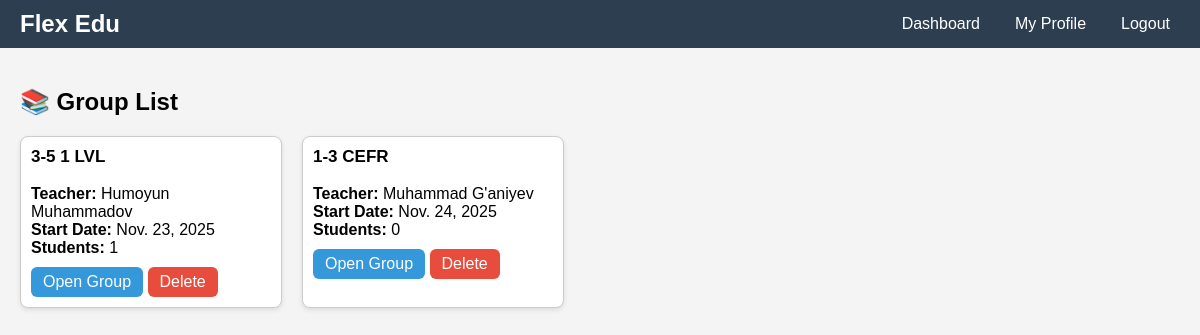
The app's page /group/list/ (signed in) with its own data.
### course_app/models.py (models this page shows, shortened)
class Group(models.Model):
    title = models.CharField(max_length=200)
    teacher = models.ForeignKey(Teacher, on_delete=models.CASCADE)
    start_date = models.DateField()

class Teacher(models.Model):
    user = models.OneToOneField(User, on_delete=models.CASCADE)
    phone = models.CharField(max_length=20, blank=True)
    ROLE_CHOICES = (
        ('admin', 'Admin'),
        ('teacher', 'Teacher'),
    )
    role = models.CharField(max_length=10, choices=ROLE_CHOICES, default='teacher')

### course_app/views.py (the view)
# urls.py: path('group/list/', views.group_list, name='group_list'),
@login_required
def group_list(request):
    groups = Group.objects.all()
    return render(request, "group_list.html", {"groups": groups})

### templates/group_list.html (shortened to what this page needs)
{% extends "base.html" %}
{% block content %}
<h2 style="margin-bottom:20px;">📚 Group List</h2>
<div class="teacher-cards">
    {% for g in groups %}
    <div class="teacher-card" style="width:240px;">
        <strong style="font-size:17px;">{{ g.title }}</strong><br><br>
        <b>Teacher:</b> {{ g.teacher.user.first_name }} {{ g.teacher.user.last_name }}<br>
        <b>Start Date:</b> {{ g.start_date }}<br>
        <b>Students:</b> {{ g.students.count }}<br>
        <a href="{% url 'group_detail' g.id %}"
           style="margin-top:10px; display:inline-block; background:#3498db;
                  padding:6px 12px; color:#fff; border-radius:6px;">
           Open Group
        </a>
        <a href="{% url 'delete_group' g.id %}"
           style="margin-top:10px; display:inline-block; background:#e74c3c;
                  padding:6px 12px; color:#fff; border-radius:6px;">
           Delete
        </a>
    </div>
    {% empty %}
    <p>No groups found.</p>
    {% endfor %}
</div>
{% endblock %}

### templates/base.html (style rules this page uses)
body { font-family: Arial, sans-serif; margin:0; padding:0; background:#f4f4f4; }
a { text-decoration:none; color:inherit; }
.teacher-cards { display:flex; flex-wrap:wrap; gap:20px; }
.teacher-card { border:1px solid #ccc; padding:10px; border-radius:8px; width:200px; background:#fff; box-shadow:0 2px 5px rgba(0,0,0,0.1); }
.teacher-card a { display:inline-block; margin-top:5px; color:#2980b9; }

### records on screen
Group: title "3-5 1 LVL", teacher.user.first_name "Humoyun", teacher.user.last_name "Muhammadov", start_date "Nov. 23, 2025", students.count "1"
Group: title "1-3 CEFR", teacher.user.first_name "Muhammad", teacher.user.last_name "G'aniyev", start_date "Nov. 24, 2025", students.count "0"
